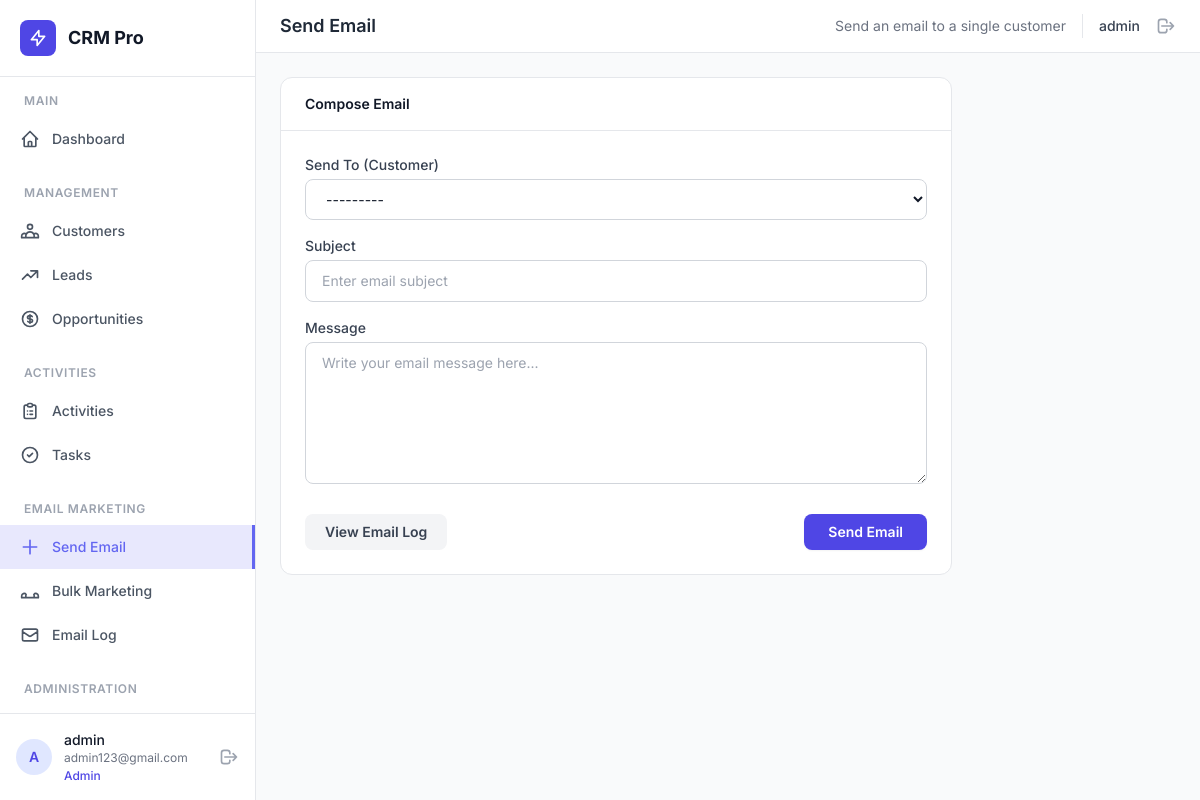
/crm/email/compose/ (signed in), run on the app's committed database.
### user/models.py (models this page shows, shortened)
class User(models.Model):
    id = models.AutoField(primary_key=True)
    user_name = models.CharField(max_length=100, unique=True)
    password = models.CharField(max_length=256)
    email = models.EmailField(unique=True)
    is_active = models.BooleanField(default=True)
    is_admin = models.BooleanField(default=False)
    created_at = models.DateTimeField(auto_now_add=True)

### user/views.py (the view)
# urls.py: path("email/compose/", views.email_compose, name="email_compose"),
def email_compose(request):
    current_user = _require_login(request)
    if not current_user:
        return redirect("login")
    if request.method == "POST":
        form = EmailForm(request.POST, user=current_user)
        if form.is_valid():
            customer = form.cleaned_data["customer"]
            subject = form.cleaned_data["subject"]
            message = form.cleaned_data["message"]
            try:
                send_mail(
                    subject,
                    message,
                    None,
                    [customer.email],
                    fail_silently=False,
                )
                EmailLog.objects.create(
                    subject=subject,
                    body=message,
                    recipient_emails=customer.email,
                    recipient_count=1,
                    sent_by=current_user,
                    is_bulk=False,
                    status="Sent",
                )
                messages.success(
                    request,
                    f"Email sent successfully to {customer.customer_name} ({customer.email})!",
                )
                return redirect("email_log")
            except Exception as e:
                messages.error(request, f"Failed to send email: {e}")
    else:
        form = EmailForm(user=current_user)
    context = {
        "form": form,
        "current_user": current_user,
    }
    return render(request, "user/email_compose.html", context)

### user/forms.py
class EmailForm(forms.Form):
    customer = forms.ModelChoiceField(
        queryset=Customer.objects.all(),
        label="Send To (Customer)",
        required=True,
        widget=forms.Select(attrs={"class": TW_SELECT}),
    )
    subject = forms.CharField(
        label="Subject",
        required=True,
        widget=forms.TextInput(
            attrs={"class": TW_INPUT, "placeholder": "Enter email subject"}
        ),
    )
    message = forms.CharField(
        label="Message",
        required=True,
        widget=forms.Textarea(
            attrs={
                "class": TW_TEXTAREA,
                "rows": 6,
                "placeholder": "Write your email message here...",
            }
        ),
    )
    def __init__(self, *args, user=None, **kwargs):
        super().__init__(*args, **kwargs)
        if user is not None:
            if user.is_admin:
                customers = Customer.objects.all()
            else:
                customers = Customer.objects.filter(assign_to=user)
            self.fields["customer"].queryset = customers

### user/models.py (called while the page is built)
    def __str__(self):
        return self.customer_name

### user/views.py (called while the page is built)
def _require_login(request):
    user_id = request.session.get("user_id")
    if not user_id:
        return None
    try:
        return User.objects.get(id=user_id)
    except User.DoesNotExist:
        return None

### user/templates/user/email_compose.html (shortened to what this page needs)
{% extends "base.html" %}
{% load static %}
{% block page_title %}Send Email{% endblock %}
{% block page_subtitle %}Send an email to a single customer{% endblock %}
{% block content %}
<div class="max-w-2xl">
    <div class="bg-white rounded-xl border border-gray-200 overflow-hidden">
        <div class="px-6 py-4 border-b border-gray-200">
            <h3 class="text-sm font-semibold text-gray-900">Compose Email</h3>
        </div>
        <form method="POST" class="p-6">
            <div class="space-y-4">
                <div>
                    <label class="block text-sm font-medium text-gray-700 mb-1">{{ form.customer.label }}</label>
                    {{ form.customer }}
                </div>
                <div>
                    <label class="block text-sm font-medium text-gray-700 mb-1">{{ form.subject.label }}</label>
                    {{ form.subject }}
                </div>
                <div>
                    <label class="block text-sm font-medium text-gray-700 mb-1">{{ form.message.label }}</label>
                    {{ form.message }}
                </div>
                <div class="flex items-center justify-between pt-2">
                    <a href="{% url 'email_log' %}" class="px-5 py-2 rounded-lg text-sm font-semibold bg-gray-100 text-gray-700 hover:bg-gray-200 transition-colors">
                        View Email Log
                    </a>
                    <button type="submit" class="bg-indigo-600 text-white px-6 py-2 rounded-lg text-sm font-semibold hover:bg-indigo-700 transition-colors shadow-sm">
                        Send Email
                    </button>
                </div>
            </div>
        </form>
    </div>
</div>
{% endblock %}

### user/templates/base.html (shortened to what this page needs)
<!DOCTYPE html>
<html lang="en">
<head>
    <script src="https://cdn.tailwindcss.com"></script>
</head>
<body class="bg-gray-50 text-gray-900">
    <div class="flex min-h-screen">
        <aside id="sidebar" class="w-64 bg-white border-r border-gray-200 flex flex-col fixed h-full z-30 transition-transform duration-300">
            <div class="p-5 border-b border-gray-200">
                <div class="flex items-center gap-3">
                    <div class="w-9 h-9 bg-indigo-600 rounded-lg flex items-center justify-center">
                        <svg class="w-5 h-5 text-white" fill="none" stroke="currentColor" viewBox="0 0 24 24">
                            <path stroke-linecap="round" stroke-linejoin="round" stroke-width="2" d="M13 10V3L4 14h7v7l9-11h-7z"/>
                        </svg>
                    </div>
                    <span class="text-lg font-bold text-gray-900">CRM Pro</span>
                </div>
            </div>
            <nav class="flex-1 py-4 overflow-y-auto">
                <div class="px-3 mb-2">
                    <p class="text-xs font-semibold text-gray-400 uppercase tracking-wider px-3 mb-2">Main</p>
                </div>
                <a href="{% url 'user_home' %}" class="sidebar-link flex items-center gap-3 px-5 py-3 text-sm font-medium text-gray-600 {% if request.resolver_match.url_name == 'user_home' %}active{% endif %}">
                    <svg class="w-5 h-5" fill="none" stroke="currentColor" viewBox="0 0 24 24"><path stroke-linecap="round" stroke-linejoin="round" stroke-width="2" d="M3 12l2-2m0 0l7-7 7 7M5 10v10a1 1 0 001 1h3m10-11l2 2m-2-2v10a1 1 0 01-1 1h-3m-6 0a1 1 0 001-1v-4a1 1 0 011-1h2a1 1 0 011 1v4a1 1 0 001 1m-6 0h6"/></svg>
                    Dashboard
                </a>
                <div class="px-3 mt-6 mb-2">
                    <p class="text-xs font-semibold text-gray-400 uppercase tracking-wider px-3 mb-2">Management</p>
                </div>
                <a href="{% url 'customer_list' %}" class="sidebar-link flex items-center gap-3 px-5 py-3 text-sm font-medium text-gray-600 {% if request.resolver_match.url_name == 'customer_list' %}active{% endif %}">
                    Customers
                </a>
                <a href="{% url 'lead_list' %}" class="sidebar-link flex items-center gap-3 px-5 py-3 text-sm font-medium text-gray-600 {% if request.resolver_match.url_name == 'lead_list' %}active{% endif %}">
                    <svg class="w-5 h-5" fill="none" stroke="currentColor" viewBox="0 0 24 24"><path stroke-linecap="round" stroke-linejoin="round" stroke-width="2" d="M13 7h8m0 0v8m0-8l-8 8-4-4-6 6"/></svg>
                    Leads
                </a>
                <a href="{% url 'opportunity_list' %}" class="sidebar-link flex items-center gap-3 px-5 py-3 text-sm font-medium text-gray-600 {% if request.resolver_match.url_name == 'opportunity_list' %}active{% endif %}">
                    Opportunities
                </a>
                <div class="px-3 mt-6 mb-2">
                    <p class="text-xs font-semibold text-gray-400 uppercase tracking-wider px-3 mb-2">Activities</p>
                </div>
                <a href="{% url 'activity_list' %}" class="sidebar-link flex items-center gap-3 px-5 py-3 text-sm font-medium text-gray-600 {% if request.resolver_match.url_name == 'activity_list' %}active{% endif %}">
                    <svg class="w-5 h-5" fill="none" stroke="currentColor" viewBox="0 0 24 24"><path stroke-linecap="round" stroke-linejoin="round" stroke-width="2" d="M9 5H7a2 2 0 00-2 2v12a2 2 0 002 2h10a2 2 0 002-2V7a2 2 0 00-2-2h-2M9 5a2 2 0 002 2h2a2 2 0 002-2M9 5a2 2 0 012-2h2a2 2 0 012 2m-3 7h3m-3 4h3m-6-4h.01M9 16h.01"/></svg>
                    Activities
                </a>
                <a href="{% url 'task_list' %}" class="sidebar-link flex items-center gap-3 px-5 py-3 text-sm font-medium text-gray-600 {% if request.resolver_match.url_name == 'task_list' %}active{% endif %}">
                    <svg class="w-5 h-5" fill="none" stroke="currentColor" viewBox="0 0 24 24"><path stroke-linecap="round" stroke-linejoin="round" stroke-width="2" d="M9 12l2 2 4-4m6 2a9 9 0 11-18 0 9 9 0 0118 0z"/></svg>
                    Tasks
                </a>
                <div class="px-3 mt-6 mb-2">
                    <p class="text-xs font-semibold text-gray-400 uppercase tracking-wider px-3 mb-2">Email Marketing</p>
                </div>
                <a href="{% url 'email_compose' %}" class="sidebar-link flex items-center gap-3 px-5 py-3 text-sm font-medium text-gray-600 {% if request.resolver_match.url_name == 'email_compose' %}active{% endif %}">
                    <svg class="w-5 h-5" fill="none" stroke="currentColor" viewBox="0 0 24 24"><path stroke-linecap="round" stroke-linejoin="round" stroke-width="2" d="M12 4v16m8-8H4"/></svg>
                    Send Email
                </a>
                <a href="{% url 'email_bulk' %}" class="sidebar-link flex items-center gap-3 px-5 py-3 text-sm font-medium text-gray-600 {% if request.resolver_match.url_name == 'email_bulk' %}active{% endif %}">
                    <svg class="w-5 h-5" fill="none" stroke="currentColor" viewBox="0 0 24 24"><path stroke-linecap="round" stroke-linejoin="round" stroke-width="2" d="M17 20h5v-2a3 3 0 00-5.356-1.857M17 20H7m10 0v-2c0-.656-.126-1.283-.356-1.857M7 20H2v-2a3 3 0 015.356-1.857M7 20v-2c0-.656.126-1.283.356-1.857"/></svg>
                    Bulk Marketing
                </a>
                <a href="{% url 'email_log' %}" class="sidebar-link flex items-center gap-3 px-5 py-3 text-sm font-medium text-gray-600 {% if request.resolver_match.url_name == 'email_log' %}active{% endif %}">
                    <svg class="w-5 h-5" fill="none" stroke="currentColor" viewBox="0 0 24 24"><path stroke-linecap="round" stroke-linejoin="round" stroke-width="2" d="M3 8l7.89 5.26a2 2 0 002.22 0L21 8M5 19h14a2 2 0 002-2V7a2 2 0 00-2-2H5a2 2 0 00-2 2v10a2 2 0 002 2z"/></svg>
                    Email Log
                </a>
                {% if current_user.is_admin %}
                <div class="px-3 mt-6 mb-2">
                    <p class="text-xs font-semibold text-gray-400 uppercase tracking-wider px-3 mb-2">Administration</p>
                </div>
                <a href="{% url 'user_list' %}" class="sidebar-link flex items-center gap-3 px-5 py-3 text-sm font-medium text-gray-600 {% if request.resolver_match.url_name == 'user_list' %}active{% endif %}">
                </a>
                {% endif %}
            </nav>
            <div class="p-4 border-t border-gray-200">
                <div class="flex items-center gap-3">
                    <div class="w-9 h-9 bg-indigo-100 rounded-full flex items-center justify-center">
                        <span class="text-sm font-semibold text-indigo-600">{{ current_user.user_name|first|upper }}</span>
                    </div>
                    <div class="flex-1 min-w-0">
                        <p class="text-sm font-medium text-gray-900 truncate">{{ current_user.user_name }}</p>
                        <p class="text-xs text-gray-500 truncate">{{ current_user.email }}</p>
                        <p class="text-xs mt-0.5 font-medium {% if current_user.is_admin %}text-indigo-600{% else %}text-gray-400{% endif %}">
                            {% if current_user.is_admin %}Admin{% else %}User{% endif %}
                        </p>
                    </div>
                    <a href="{% url 'logout' %}" class="text-gray-400 hover:text-red-500 transition-colors" title="Logout">
                        <svg class="w-5 h-5" fill="none" stroke="currentColor" viewBox="0 0 24 24"><path stroke-linecap="round" stroke-linejoin="round" stroke-width="2" d="M17 16l4-4m0 0l-4-4m4 4H7m6 4v1a3 3 0 01-3 3H6a3 3 0 01-3-3V7a3 3 0 013-3h4a3 3 0 013 3v1"/></svg>
                    </a>
                </div>
            </div>
        </aside>
        <div class="flex-1 ml-64">
            <header class="bg-white border-b border-gray-200 px-6 py-3 sticky top-0 z-10">
                <div class="flex items-center justify-between">
                    <div class="flex items-center gap-4">
                        <h1 class="text-lg font-semibold text-gray-800">{% block page_title %}Dashboard{% endblock %}</h1>
                    </div>
                    <div class="flex items-center gap-4">
                        <span class="text-sm text-gray-500">{% block page_subtitle %}{% endblock %}</span>
                        <span class="text-sm font-medium text-gray-700">{{ current_user.user_name }}</span>
                        <a href="{% url 'logout' %}" class="text-gray-400 hover:text-red-500 transition-colors" title="Sign Out">
                            <svg class="w-5 h-5" fill="none" stroke="currentColor" viewBox="0 0 24 24"><path stroke-linecap="round" stroke-linejoin="round" stroke-width="2" d="M17 16l4-4m0 0l-4-4m4 4H7m6 4v1a3 3 0 01-3 3H6a3 3 0 01-3-3V7a3 3 0 013-3h4a3 3 0 013 3v1"/></svg>
                        </a>
                    </div>
                </div>
            </header>
            <main class="p-6">
                {% block content %}{% endblock %}
            </main>
        </div>
    </div>
</body>
</html>

### user/templates/base.html (style rules this page uses)
body { font-family: 'Inter', sans-serif; }
.sidebar-link.active { background: rgba(99, 102, 241, 0.15); color: #6366f1; border-right: 3px solid #6366f1; }

### data on the page
User: user_name|first "A", user_name "admin", email "admin123@gmail.com"
